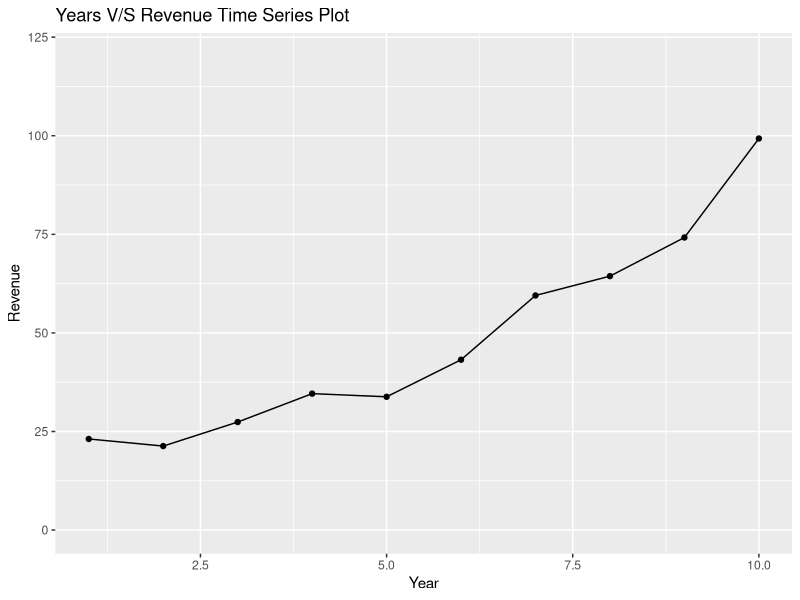
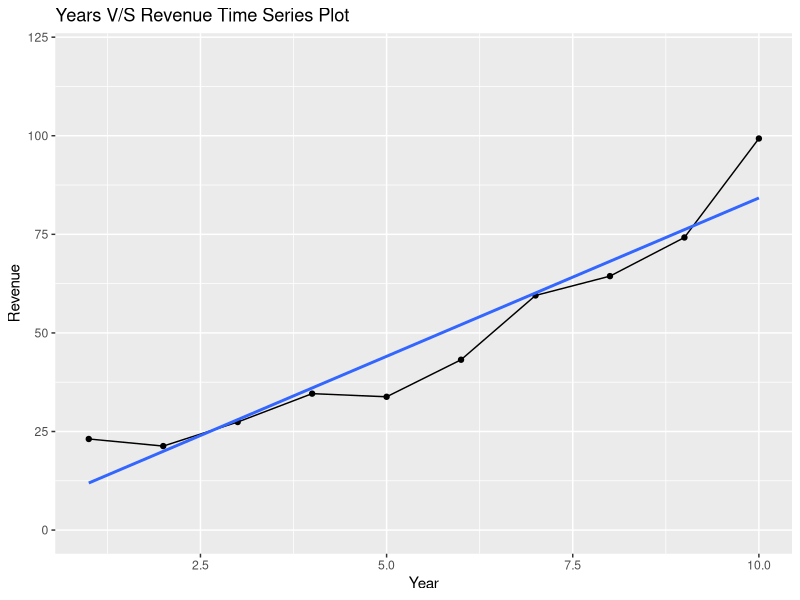

Reproduce these figures in R, in order.
                                  # Page no. : 814 - 816

# Nonlinear Trend Regression

year <- c(1,2,3,4,5,6,7,8,9,10)
revenue <- c(23.1,21.3,27.4,34.6,33.8,43.2,59.5,64.4,74.2,99.3)
year_sq <- year**2

DF <- data.frame(year,revenue,year_sq)

# Install Library if not installed

# install.packages("gpplot2")

# Import Library

library(ggplot2)

ggplot(DF,aes(year,revenue)) + geom_line() + geom_point() + ylim(c(0,120)) +
  labs(title = "Years V/S Revenue Time Series Plot", x = "Year", y = "Revenue")

regressor <- lm(revenue ~ year + year_sq, data = DF)
summary(regressor)
anova(regressor)

ggplot(DF,aes(year,revenue)) + geom_line() + geom_point() + ylim(c(0,120)) + geom_smooth(method = 
                                                      "lm", se = F) + 
  labs(title = "Years V/S Revenue Time Series Plot", x = "Year", y = "Revenue")
